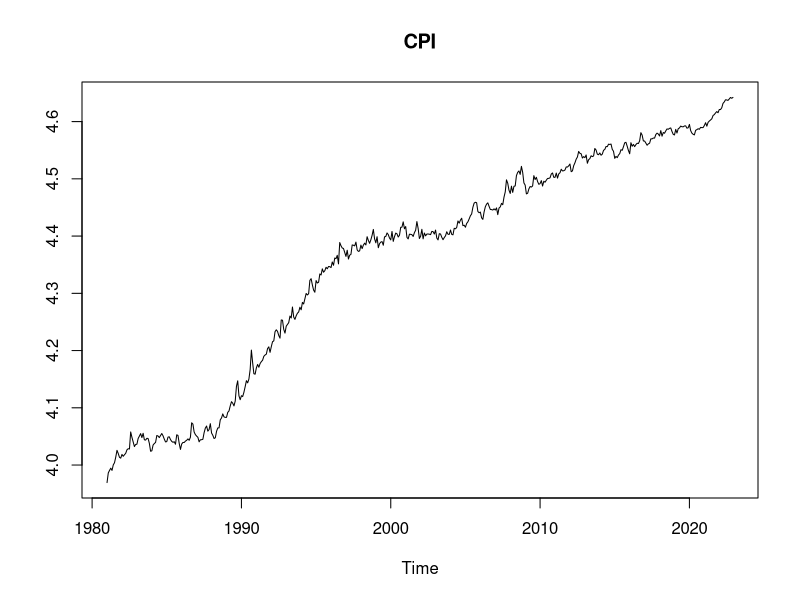
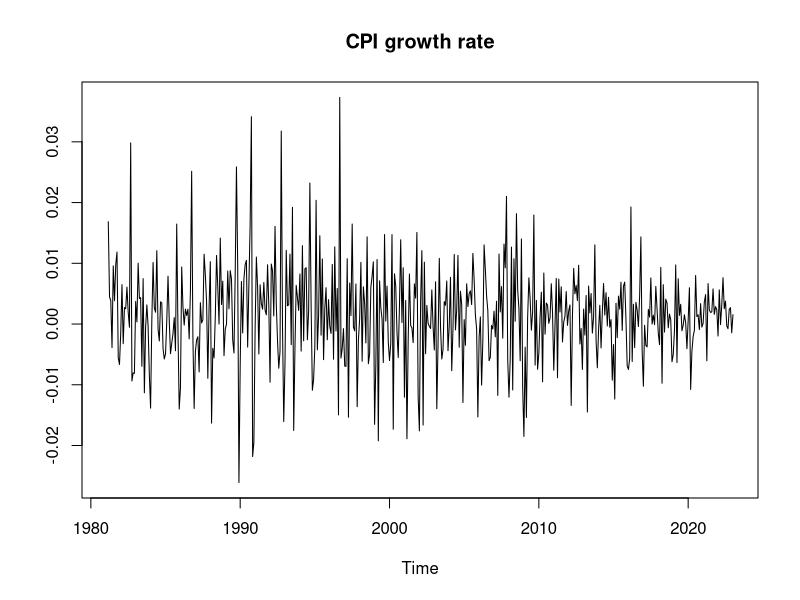
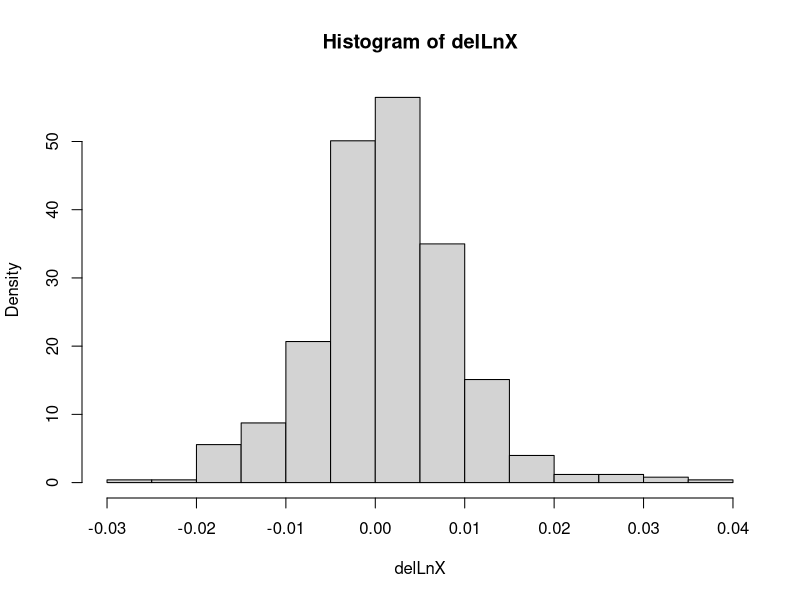

Write R code to recreate these figures, in order.
library(openxlsx)
setwd("C:/RCode/1/CH1HW")
df = read.xlsx("CPI.xlsx")
X = df$總指數

# (a)
lnX = log(X)
lnX

# (b)
lnX.ts = ts(lnX, freq = 12, start = c(1981, 1))
plot(lnX.ts, main = "CPI", ylab = '')

# (c)
delLnX = c()
for(t in 2:length(lnX)){  # t = 2, 3, ....
  delLnX[t] = lnX[t] - lnX[t - 1]
}
delLnX
delLnX.ts = ts(delLnX, freq = 12, start = c(1981, 2))
plot(delLnX.ts, main = "CPI growth rate", ylab = '')

# (d)
hist(delLnX, freq = FALSE)
